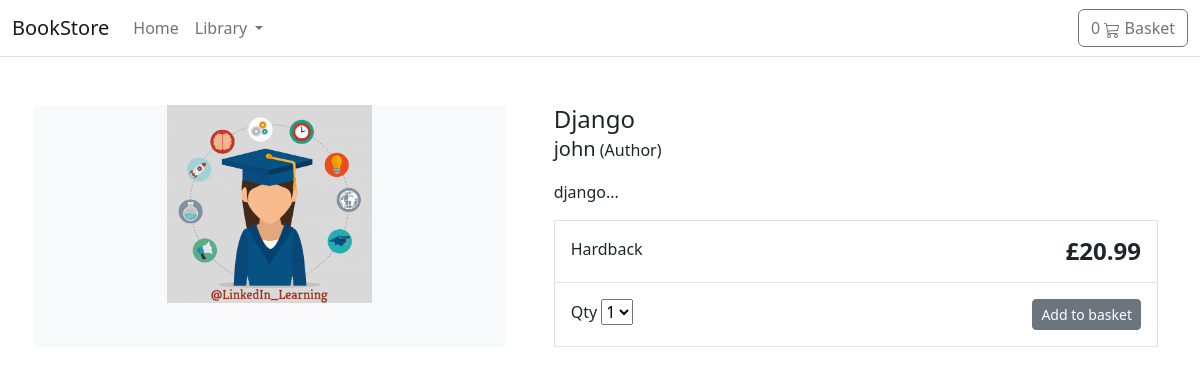
Page /django on the committed database.
### store/models.py (models this page shows, shortened)
class Product(models.Model):
    category = models.ForeignKey(Category, related_name='product',
                                 on_delete=models.CASCADE)  # connection with category table
    created_by = models.ForeignKey(User, on_delete=models.CASCADE,
                                    related_name='product_creator')  # connection with user table
    title = models.CharField(max_length=255)
    author = models.CharField(max_length=255, default='admin')
    description = models.TextField(blank=True)
    image = models.ImageField(upload_to='images/', default='images/default.png')
    slug = models.SlugField(max_length=255)
    price = models.DecimalField(max_digits=4, decimal_places=2)
    in_stock = models.BooleanField(default=True)
    is_active = models.BooleanField(default=True)
    created = models.DateTimeField(auto_now_add=True)
    updated = models.DateTimeField(auto_now=True)
    objects = models.Manager()
    products = ProductManager()
    class Meta:
        verbose_name_plural = 'Products'
        ordering = ('-created',)

### store/views.py (the view)
# urls.py: path('<slug:slug>', views.product_detail, name='product_detail'),
def product_detail(request, slug):
    product = get_object_or_404(Product, slug=slug, in_stock=True)
    context = {'product': product}
    return render(request, 'store/products/single.html', context)

### store/context_processors.py (called while the page is built)
def categories(request):
    return {'categories': Category.objects.all()}

### store/models.py (called while the page is built)
    def get_absolute_url(self):
        return reverse("store:category_list", args=[self.slug])

### store_basket/basket.py (called while the page is built)
    def __len__(self):
        return sum(item['qty'] for item in self.basket.values())

### store_basket/context_processors.py (called while the page is built)
def basket(request):
    return {'basket': Basket(request)}

### templates/store/products/single.html (shortened to what this page needs)
{% extends "store/base.html" %}
{% load static %}
{% block content %}
<div class="container">
    <main class="pt-5">
        <div class="row g-3">
            <div class="col-md-5 col-lg-5 order-md-first bg-light">
                <img class="img-fluid mx-auto d-block" width="205px" alt="Responsive image" src="{{ product.image.url }}">
            </div>
            <div class="col-md-7 col-lg-7 ps-md-3 ps-lg-5">
                <h1 class="mb-0 h4">{{ product.title }}</h1>
                <p><span class="lead">{{ product.author }}</span> (Author)</p>
                <p>{{ product.description|slice:":355" }}...</p>
                <div class="border">
                    <div class="col border-bottom">
                        <div class="row p-3">
                            <div class="col-6">Hardback</div>
                            <div class="col-6 text-end"><span class="h4 fw-bold">£{{ product.price }}</span></div>
                        </div>
                    </div>
                    <div class="col">
                        <div class="row p-3">
                            <div class="col-6">
                                <label for="select">Qty</label>
                                <select id="select">
                                    <option value="1">1</option>
                                </select>
                            </div>
                            <div class="col-6 text-end">
                                <button type="button" id="add-button" value="{{ product.id }}" class="btn btn-secondary btn-sm">Add to basket</button>
                            </div>
                        </div>
                    </div>
                </div>
            </div>
        </div>
    </main>
</div>
{% endblock %}

### rows in the picture
Product: image (picture), title "Django", author "john", description "django", price "20.99"
